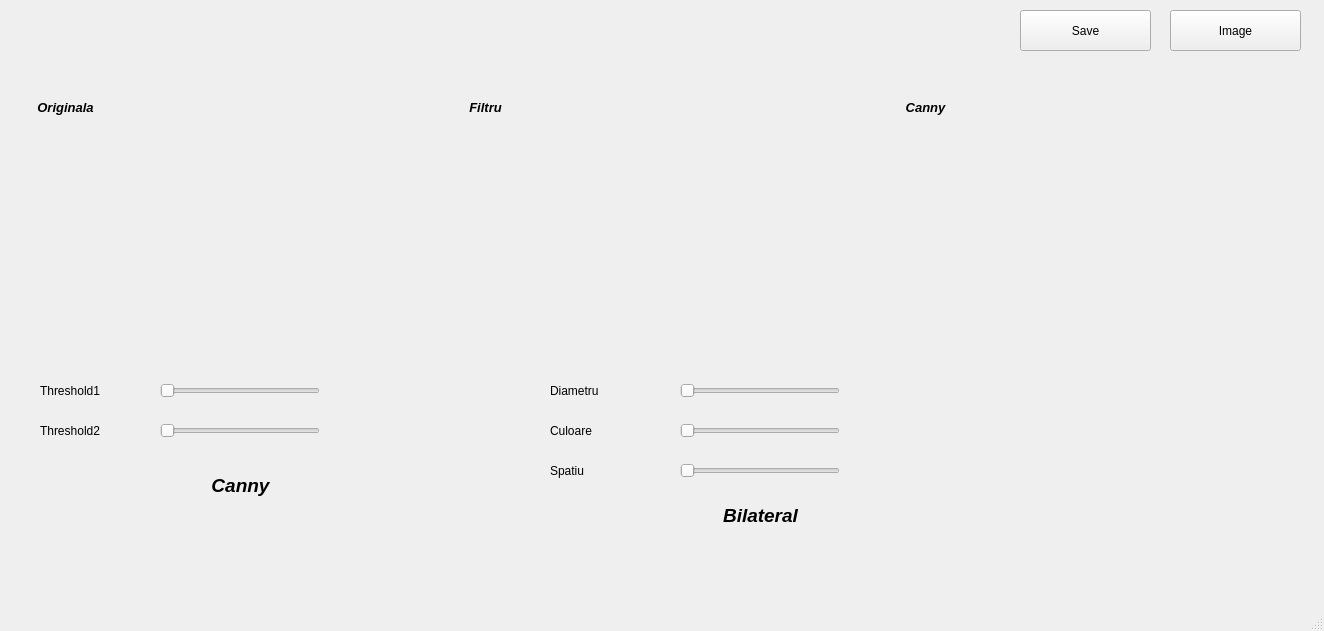
<?xml version="1.0" encoding="UTF-8"?>
<ui version="4.0">
 <class>MainWindow</class>
 <widget class="QMainWindow" name="MainWindow">
  <property name="geometry">
   <rect>
    <x>0</x>
    <y>0</y>
    <width>1324</width>
    <height>631</height>
   </rect>
  </property>
  <property name="windowTitle">
   <string>MainWindow</string>
  </property>
  <widget class="QWidget" name="centralwidget">
   <widget class="QPushButton" name="Image">
    <property name="geometry">
     <rect>
      <x>1170</x>
      <y>10</y>
      <width>131</width>
      <height>41</height>
     </rect>
    </property>
    <property name="text">
     <string>Image</string>
    </property>
   </widget>
   <widget class="QLabel" name="Originala">
    <property name="geometry">
     <rect>
      <x>30</x>
      <y>140</y>
      <width>47</width>
      <height>13</height>
     </rect>
    </property>
    <property name="text">
     <string/>
    </property>
   </widget>
   <widget class="QLabel" name="FiltruAplicat">
    <property name="geometry">
     <rect>
      <x>450</x>
      <y>140</y>
      <width>47</width>
      <height>13</height>
     </rect>
    </property>
    <property name="text">
     <string/>
    </property>
   </widget>
   <widget class="QPushButton" name="Save">
    <property name="geometry">
     <rect>
      <x>1020</x>
      <y>10</y>
      <width>131</width>
      <height>41</height>
     </rect>
    </property>
    <property name="text">
     <string>Save</string>
    </property>
   </widget>
   <widget class="QSlider" name="threshold1">
    <property name="geometry">
     <rect>
      <x>160</x>
      <y>380</y>
      <width>160</width>
      <height>22</height>
     </rect>
    </property>
    <property name="orientation">
     <enum>Qt::Horizontal</enum>
    </property>
   </widget>
   <widget class="QSlider" name="threshold2">
    <property name="geometry">
     <rect>
      <x>160</x>
      <y>420</y>
      <width>160</width>
      <height>22</height>
     </rect>
    </property>
    <property name="orientation">
     <enum>Qt::Horizontal</enum>
    </property>
   </widget>
   <widget class="QLabel" name="minThreshold1">
    <property name="geometry">
     <rect>
      <x>106</x>
      <y>380</y>
      <width>41</width>
      <height>20</height>
     </rect>
    </property>
    <property name="text">
     <string>&lt;html&gt;&lt;head/&gt;&lt;body&gt;&lt;p align=&quot;right&quot;/&gt;&lt;/body&gt;&lt;/html&gt;</string>
    </property>
   </widget>
   <widget class="QLabel" name="maxThreshold1">
    <property name="geometry">
     <rect>
      <x>330</x>
      <y>380</y>
      <width>47</width>
      <height>21</height>
     </rect>
    </property>
    <property name="text">
     <string/>
    </property>
   </widget>
   <widget class="QLabel" name="minThreshold2">
    <property name="geometry">
     <rect>
      <x>106</x>
      <y>420</y>
      <width>41</width>
      <height>21</height>
     </rect>
    </property>
    <property name="text">
     <string>&lt;html&gt;&lt;head/&gt;&lt;body&gt;&lt;p align=&quot;right&quot;/&gt;&lt;/body&gt;&lt;/html&gt;</string>
    </property>
   </widget>
   <widget class="QLabel" name="maxThreshold2">
    <property name="geometry">
     <rect>
      <x>330</x>
      <y>422</y>
      <width>47</width>
      <height>21</height>
     </rect>
    </property>
    <property name="text">
     <string/>
    </property>
   </widget>
   <widget class="QSlider" name="Diametru">
    <property name="geometry">
     <rect>
      <x>680</x>
      <y>380</y>
      <width>160</width>
      <height>22</height>
     </rect>
    </property>
    <property name="orientation">
     <enum>Qt::Horizontal</enum>
    </property>
   </widget>
   <widget class="QSlider" name="Culoare">
    <property name="geometry">
     <rect>
      <x>680</x>
      <y>420</y>
      <width>160</width>
      <height>22</height>
     </rect>
    </property>
    <property name="orientation">
     <enum>Qt::Horizontal</enum>
    </property>
   </widget>
   <widget class="QSlider" name="Spatiu">
    <property name="geometry">
     <rect>
      <x>680</x>
      <y>460</y>
      <width>160</width>
      <height>22</height>
     </rect>
    </property>
    <property name="orientation">
     <enum>Qt::Horizontal</enum>
    </property>
   </widget>
   <widget class="QLabel" name="CannyLabel">
    <property name="geometry">
     <rect>
      <x>160</x>
      <y>470</y>
      <width>161</width>
      <height>31</height>
     </rect>
    </property>
    <property name="text">
     <string>&lt;html&gt;&lt;head/&gt;&lt;body&gt;&lt;p align=&quot;center&quot;&gt;&lt;span style=&quot; font-size:14pt; font-weight:600; font-style:italic;&quot;&gt;Canny&lt;/span&gt;&lt;/p&gt;&lt;/body&gt;&lt;/html&gt;</string>
    </property>
   </widget>
   <widget class="QLabel" name="BilateralLabel">
    <property name="geometry">
     <rect>
      <x>680</x>
      <y>500</y>
      <width>161</width>
      <height>31</height>
     </rect>
    </property>
    <property name="text">
     <string>&lt;html&gt;&lt;head/&gt;&lt;body&gt;&lt;p align=&quot;center&quot;&gt;&lt;span style=&quot; font-size:14pt; font-weight:600; font-style:italic;&quot;&gt;Bilateral&lt;/span&gt;&lt;/p&gt;&lt;/body&gt;&lt;/html&gt;</string>
    </property>
   </widget>
   <widget class="QLabel" name="minDiametru">
    <property name="geometry">
     <rect>
      <x>620</x>
      <y>380</y>
      <width>47</width>
      <height>21</height>
     </rect>
    </property>
    <property name="text">
     <string>&lt;html&gt;&lt;head/&gt;&lt;body&gt;&lt;p align=&quot;right&quot;/&gt;&lt;/body&gt;&lt;/html&gt;</string>
    </property>
   </widget>
   <widget class="QLabel" name="minCuloare">
    <property name="geometry">
     <rect>
      <x>620</x>
      <y>420</y>
      <width>47</width>
      <height>21</height>
     </rect>
    </property>
    <property name="text">
     <string>&lt;html&gt;&lt;head/&gt;&lt;body&gt;&lt;p align=&quot;right&quot;/&gt;&lt;/body&gt;&lt;/html&gt;</string>
    </property>
   </widget>
   <widget class="QLabel" name="minSpatiu">
    <property name="geometry">
     <rect>
      <x>620</x>
      <y>460</y>
      <width>47</width>
      <height>21</height>
     </rect>
    </property>
    <property name="text">
     <string>&lt;html&gt;&lt;head/&gt;&lt;body&gt;&lt;p align=&quot;right&quot;/&gt;&lt;/body&gt;&lt;/html&gt;</string>
    </property>
   </widget>
   <widget class="QLabel" name="maxDiametru">
    <property name="geometry">
     <rect>
      <x>850</x>
      <y>380</y>
      <width>47</width>
      <height>21</height>
     </rect>
    </property>
    <property name="text">
     <string/>
    </property>
   </widget>
   <widget class="QLabel" name="maxCuloare">
    <property name="geometry">
     <rect>
      <x>850</x>
      <y>420</y>
      <width>47</width>
      <height>21</height>
     </rect>
    </property>
    <property name="text">
     <string/>
    </property>
   </widget>
   <widget class="QLabel" name="maxSpatiu">
    <property name="geometry">
     <rect>
      <x>850</x>
      <y>460</y>
      <width>47</width>
      <height>21</height>
     </rect>
    </property>
    <property name="text">
     <string/>
    </property>
   </widget>
   <widget class="QLabel" name="labelThresh1">
    <property name="geometry">
     <rect>
      <x>40</x>
      <y>380</y>
      <width>61</width>
      <height>21</height>
     </rect>
    </property>
    <property name="text">
     <string>Threshold1</string>
    </property>
   </widget>
   <widget class="QLabel" name="labelThresh2">
    <property name="geometry">
     <rect>
      <x>40</x>
      <y>420</y>
      <width>61</width>
      <height>21</height>
     </rect>
    </property>
    <property name="text">
     <string>Threshold2</string>
    </property>
   </widget>
   <widget class="QLabel" name="labelDiametru">
    <property name="geometry">
     <rect>
      <x>550</x>
      <y>380</y>
      <width>61</width>
      <height>21</height>
     </rect>
    </property>
    <property name="text">
     <string>Diametru</string>
    </property>
   </widget>
   <widget class="QLabel" name="labelCuloare">
    <property name="geometry">
     <rect>
      <x>550</x>
      <y>420</y>
      <width>61</width>
      <height>21</height>
     </rect>
    </property>
    <property name="text">
     <string>Culoare</string>
    </property>
   </widget>
   <widget class="QLabel" name="labelSpatiu">
    <property name="geometry">
     <rect>
      <x>550</x>
      <y>460</y>
      <width>61</width>
      <height>21</height>
     </rect>
    </property>
    <property name="text">
     <string>Spatiu</string>
    </property>
   </widget>
   <widget class="QLabel" name="labelPoza1">
    <property name="geometry">
     <rect>
      <x>30</x>
      <y>100</y>
      <width>71</width>
      <height>16</height>
     </rect>
    </property>
    <property name="text">
     <string>&lt;html&gt;&lt;head/&gt;&lt;body&gt;&lt;p align=&quot;center&quot;&gt;&lt;span style=&quot; font-size:10pt; font-weight:600; font-style:italic;&quot;&gt;Originala&lt;/span&gt;&lt;/p&gt;&lt;/body&gt;&lt;/html&gt;</string>
    </property>
   </widget>
   <widget class="QLabel" name="labelPoza3">
    <property name="geometry">
     <rect>
      <x>890</x>
      <y>100</y>
      <width>71</width>
      <height>16</height>
     </rect>
    </property>
    <property name="text">
     <string>&lt;html&gt;&lt;head/&gt;&lt;body&gt;&lt;p align=&quot;center&quot;&gt;&lt;span style=&quot; font-size:10pt; font-weight:600; font-style:italic;&quot;&gt;Canny&lt;/span&gt;&lt;/p&gt;&lt;/body&gt;&lt;/html&gt;</string>
    </property>
   </widget>
   <widget class="QLabel" name="CannyAplicat">
    <property name="geometry">
     <rect>
      <x>890</x>
      <y>140</y>
      <width>47</width>
      <height>13</height>
     </rect>
    </property>
    <property name="text">
     <string/>
    </property>
   </widget>
   <widget class="QLabel" name="labelPoza2">
    <property name="geometry">
     <rect>
      <x>450</x>
      <y>100</y>
      <width>71</width>
      <height>16</height>
     </rect>
    </property>
    <property name="text">
     <string>&lt;html&gt;&lt;head/&gt;&lt;body&gt;&lt;p align=&quot;center&quot;&gt;&lt;span style=&quot; font-size:10pt; font-weight:600; font-style:italic;&quot;&gt;Filtru&lt;/span&gt;&lt;/p&gt;&lt;/body&gt;&lt;/html&gt;</string>
    </property>
   </widget>
  </widget>
  <widget class="QMenuBar" name="menubar">
   <property name="geometry">
    <rect>
     <x>0</x>
     <y>0</y>
     <width>1324</width>
     <height>21</height>
    </rect>
   </property>
  </widget>
  <widget class="QStatusBar" name="statusbar"/>
 </widget>
 <resources/>
 <connections/>
</ui>
